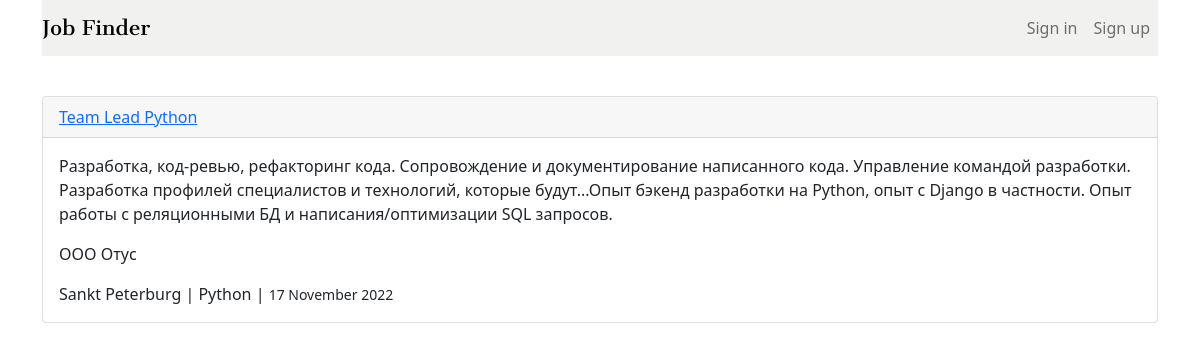
The app's page /detail/197/ with its own data.
### scraping/models.py (models this page shows, shortened)
class Vacancy(models.Model):
    url = models.URLField(unique=True)
    title = models.CharField(max_length=250, verbose_name='Job title')
    company = models.CharField(max_length=250, verbose_name='Company')
    description = models.TextField(verbose_name='Job description')
    city = models.ForeignKey(City, on_delete=models.CASCADE,
                             verbose_name='City')
    language = models.ForeignKey(Language, on_delete=models.CASCADE,
                                 verbose_name='Programming language')
    timestamp = models.DateField(auto_now_add=True)
    class Meta:
        verbose_name = 'vacancy'
        verbose_name_plural = 'vacancy'
        ordering = ['-timestamp']

class City(models.Model):
    name = models.CharField(max_length=60, verbose_name='Name of the city', unique=True)
    slug = models.CharField(max_length=60, blank=True, unique=True)
    class Meta:
        verbose_name = 'city'
        verbose_name_plural = 'cities'
        ordering = ['name']

class Language(models.Model):
    name = models.CharField(max_length=60, verbose_name='Programming language', unique=True)
    slug = models.CharField(max_length=60, blank=True, unique=True)
    class Meta:
        verbose_name = 'programming language'
        verbose_name_plural = 'programming languages'
        ordering = ['name']

### scraping/views.py (the view)
# urls.py: path('detail/<slug:id>/', VacancyDetailView.as_view(), name='detail'),
class VacancyDetailView(DetailView):
    queryset = Vacancy.objects.all()
    template_name = 'scraping/detail.html'
    slug_field = 'id'
    slug_url_kwarg = 'id'

### scraping/templates/scraping/detail.html (shortened to what this page needs)
{% extends 'base.html' %}
{% block content %}
<br>
    <div class="card my-3">
      <div class="card-header">
        <a href="{{ object.url }}">{{ object.title }}</a>
      </div>
      <div class="card-body">
          <p class="card-text">{{ object.description }}</p>
          <p>{{ object.company }}</p>
          <p class="card-text">{{ object.city.name }} | {{ object.language.name }} | <small>{{ object.timestamp|date:"j F Y"  }}</small></p>
      </div>
    </div>
{% endblock %}

### records on screen
Vacancy: title "Team Lead Python", description "Разработка, код-ревью, рефакторинг кода. Сопровождение и документирование написанного кода. Управление командой разработки. Разработка профилей специалистов и технологий, которые будут...Опыт бэкенд разработки на Python, опыт с Django в частности. Опыт работы с реляционными БД и написания/оптимизации SQL запросов.", company "ООО Отус", city.name "Sankt Peterburg", language.name "Python", timestamp "17 November 2022"
